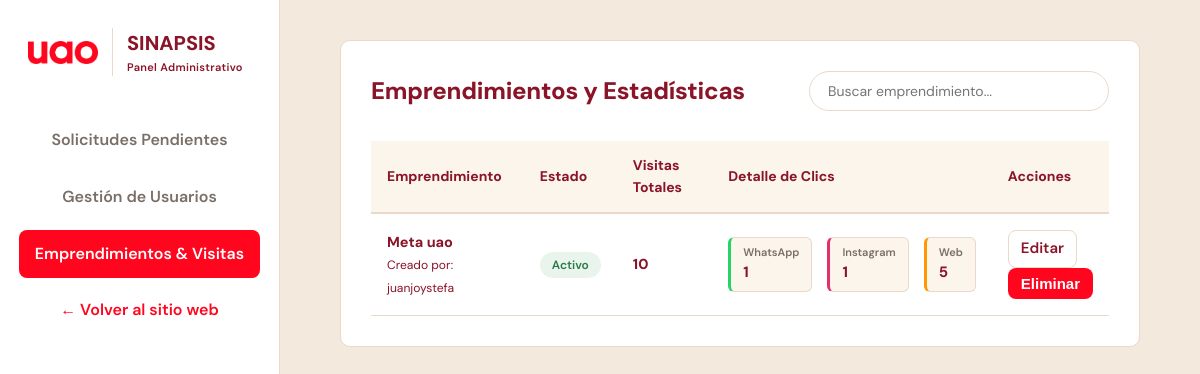
The page /panel/emprendimientos/ (signed in) on the database as committed earlier.
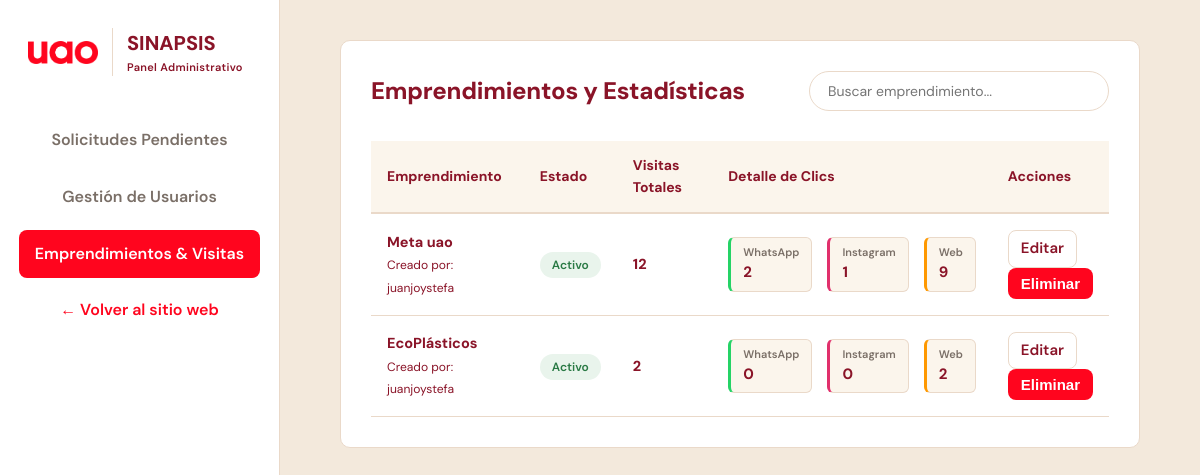
The same page on the database as committed later.
### modulos/emprendimientos/models.py (models this page shows, shortened)
class Emprendimiento(models.Model):
    ESTADOS = (
        ('pendiente', 'Pendiente'),
        ('activo', 'Activo'),
        ('rechazado', 'Rechazado'),
    )
    ESTADOS_TERREMOTO = (
        ('afectado', 'Afectado'),
        ('no_afectado', 'No afectado'),
    )
    idEmprendimiento = models.AutoField(primary_key=True)
    nombre = models.CharField(max_length=100)
    descripcion = models.TextField(blank=True, null=True, max_length=1000) # Para que el admin sepa de qué trata
    creador = models.ForeignKey(User, on_delete=models.SET_NULL, null=True, blank=True, related_name="emprendimientos")
    estado = models.CharField(max_length=20, choices=ESTADOS, default='pendiente')
    estado_terremoto = models.CharField(max_length=20, choices=ESTADOS_TERREMOTO, default='no_afectado')
    fecha_creacion = models.DateTimeField(auto_now_add=True)
    link_whatsapp = models.CharField(max_length=20, blank=True, null=True, help_text="Solo números")
    link_instagram = models.URLField(blank=True, null=True)
    logo = models.ImageField(upload_to='emprendimientos/logos/', null=True, blank=True)
    totalVistas = models.IntegerField(default=0)
    vistas_wa = models.IntegerField(default=0)
    vistas_ig = models.IntegerField(default=0)
    vistas_web = models.IntegerField(default=0)
    color_principal = models.CharField(max_length=7, default='#8A1428') # Rojo UAO por defecto
    color_fondo = models.CharField(max_length=7, default='#f8f9fa')     # Gris muy claro por defecto

### modulos/emprendimientos/views.py (the view)
# urls.py: path("panel/emprendimientos/", views.admin_emprendimientos, name="admin_emprendimientos"),
@login_required
def admin_emprendimientos(request):
    if request.user.perfil.rol != 'admin':
        return redirect('inicio')
    query = request.GET.get('q', '')
    todos_emprendimientos = Emprendimiento.objects.all().order_by("-totalVistas")
    if query:
        todos_emprendimientos = todos_emprendimientos.filter(nombre__icontains=query)
    cantidad_pendientes = Emprendimiento.objects.filter(estado='pendiente').count()
    return render(request, "admin/admin_emprendimientos.html", {
        "emprendimientos": todos_emprendimientos,
        "query": query,
        "cantidad_pendientes": cantidad_pendientes
    })

### templates/admin/admin_emprendimientos.html (shortened to what this page needs)
{% extends 'admin/base_admin.html' %}
{% block contenido_admin %}
<section id="emprendimientos" class="admin-section">
    <div class="section-header">
        <h2>Emprendimientos y Estadísticas</h2>
        <div class="search-bar">
            <form method="GET" action="">
                <input type="text" name="q" value="{{ query }}" placeholder="Buscar emprendimiento...">
            </form>
        </div>
    </div>
    <div class="table-responsive">
        <table class="admin-table table-hover">
            <thead>
                <tr>
                    <th>Emprendimiento</th>
                    <th>Estado</th>
                    <th>Visitas Totales</th>
                    <th>Detalle de Clics</th>
                    <th>Acciones</th>
                </tr>
            </thead>
            <tbody>
                {% for emp in emprendimientos %}
                <tr>
                    <td>
                        <b>{{ emp.nombre }}</b><br>
                        <small class="text-muted">Creado por: {{ emp.creador.username|default:"Desconocido" }}</small>
                    </td>
                    <td>
                        {% if emp.estado == 'activo' %}
                            <span class="pill pill-open">Activo</span>
                        {% elif emp.estado == 'pendiente' %}
                            <span class="pill pill-soon">Pendiente</span>
                        {% else %}
                            <span class="pill pill-closed">Rechazado</span>
                        {% endif %}
                    </td>
                    <td class="stat-total">{{ emp.totalVistas }}</td>
                    <td>
                        <div class="stats-breakdown">
                            <div class="stat-item wa">
                                <small>WhatsApp</small>
                                <b>{{ emp.vistas_wa }}</b>
                            </div>
                            <div class="stat-item ig">
                                <small>Instagram</small>
                                <b>{{ emp.vistas_ig }}</b>
                            </div>
                            <div class="stat-item web">
                                <small>Web</small>
                                <b>{{ emp.vistas_web }}</b>
                            </div>
                        </div>
                    </td>
                    <td>
                        <div class="d-flex gap-2">
                            <a href="{% url 'editar_emprendimiento' emp.idEmprendimiento %}?next={{ request.path }}" class="btn btn-sm" style="border: 1px solid var(--borde); color: var(--tinta); font-weight: 600; padding: 6px 12px; border-radius: 8px;">Editar</a>
                            <form action="{% url 'eliminar_emprendimiento' emp.idEmprendimiento %}?next={{ request.path }}" method="POST" onsubmit="return confirm('¿Seguro que deseas eliminar este emprendimiento?');" style="margin: 0;">
                                <button type="submit" class="btn btn-sm" style="background-color: var(--rojo); color: white; font-weight: 600; padding: 6px 12px; border-radius: 8px;">Eliminar</button>
                            </form>
                        </div>
                    </td>
                </tr>
                {% endfor %}
            </tbody>
        </table>
    </div>
</section>
{% endblock %}

Rows that differ between the two databases and show on the page:
changed Emprendimiento "Meta uao": totalVistas "10" → "12"; vistas_wa "1" → "2"; vistas_web "5" → "9"
added Emprendimiento: nombre "EcoPlásticos", creador.username "juanjoystefa", estado "Activo", totalVistas "2", vistas_wa "0", vistas_ig "0", vistas_web "2"
